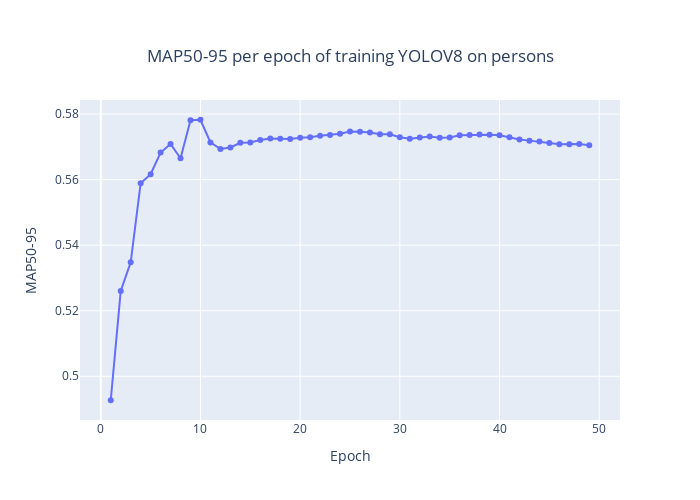

Notebook code cell kept with this figure:
### Code cell
vallossplot(y8traindf)

### Figure 1 — Plotly figure (JSON) as saved in the notebook; plotly's stock layout.template omitted (floating-point values rounded to 4 significant figures)
{"data": [{"mode": "lines+markers", "name": "Validation Box Loss", "x": [1, 2, 3, 4, 5, 6, 7, 8, 9, 10, 11, 12, 13, 14, 15, 16, 17, 18, 19, 20, 21, 22, 23, 24, 25, 26, 27, 28, 29, 30, 31, 32, 33, 34, 35, 36, 37, 38, 39, 40, 41, 42, 43, 44, 45, 46, 47, 48, 49], "y": [0.4927, 0.526, 0.5348, 0.5589, 0.5616, 0.5683, 0.5709, 0.5665, 0.5781, 0.5783, 0.5714, 0.5693, 0.5698, 0.5712, 0.5714, 0.5721, 0.5726, 0.5725, 0.5724, 0.5728, 0.5729, 0.5734, 0.5736, 0.574, 0.5747, 0.5746, 0.5744, 0.5739, 0.5738, 0.5729, 0.5725, 0.5728, 0.5732, 0.5728, 0.5729, 0.5735, 0.5736, 0.5738, 0.5737, 0.5735, 0.573, 0.5722, 0.5719, 0.5716, 0.5712, 0.5708, 0.5708, 0.5709, 0.5705], "type": "scatter"}], "layout": {"title": {"text": "MAP50-95 per epoch of training YOLOV8 on persons", "x": 0.5, "xanchor": "center", "yanchor": "top"}, "yaxis": {"title": {"text": "MAP50-95"}, "range": [0, null]}, "xaxis": {"title": {"text": "Epoch"}}, "width": 700, "height": 500}}
